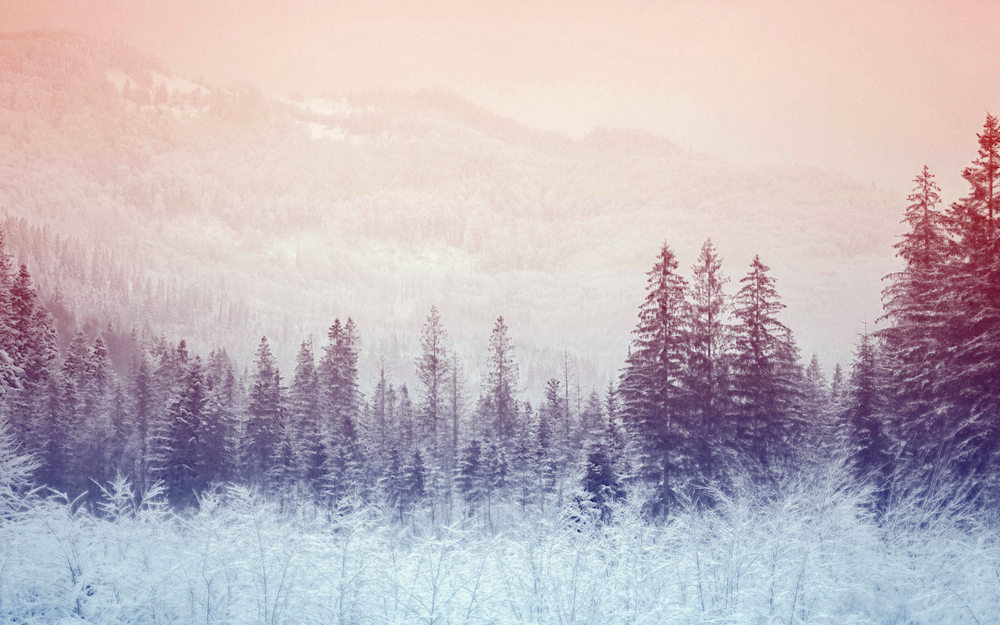
#> input picture Test_Image.png, 1000 x 625 px
$ python K_Means_Clustering.py
#> lines starting #> are read from the running program, lines starting #| are printed output that depends on the picture
#> in main, Input_Image is the input picture: shape (625, 1000, 3); mean B, G, R 188.7, 182.5, 193.5
# This Program is Written by Abubakr Shafique (abubakr.shafique@gmail.com)
import numpy as np
import cv2 as cv

def K_Means(Image, K):

#> called with K = 8
    if(len(Image.shape)<3):
      Z = Image.reshape((-1,1))
    elif len(Image.shape)==3:
      Z = Image.reshape((-1,3))


    # convert to np.float32
    Z = np.float32(Z)

    # define criteria, number of clusters(K) and apply kmeans()
    criteria = (cv.TERM_CRITERIA_EPS + cv.TERM_CRITERIA_MAX_ITER, 10, 1.0)
    ret,label,center = cv.kmeans(Z, K, None, criteria, 10, cv.KMEANS_RANDOM_CENTERS)
#> ret = 219956751.1; center = [[212.8, 198.2, 181], [210, 219.3, 235.6], [187.8, 195, 224.7], [229, 221.7, 203.6], [125.8, 86.85, 98.45], [146.4, 121.1, 137.2], [89.77, 57.94, 104.4], [178.4, 160.3, 162.7]]

    # Now convert back into uint8, and make original image
    center = np.uint8(center)
#> center = [[212, 198, 180], [209, 219, 235], [187, 195, 224], [229, 221, 203], [125, 86, 98], [146, 121, 137], [89, 57, 104], [178, 160, 162]]
    res = center[label.flatten()]
    Clustered_Image = res.reshape((Image.shape))
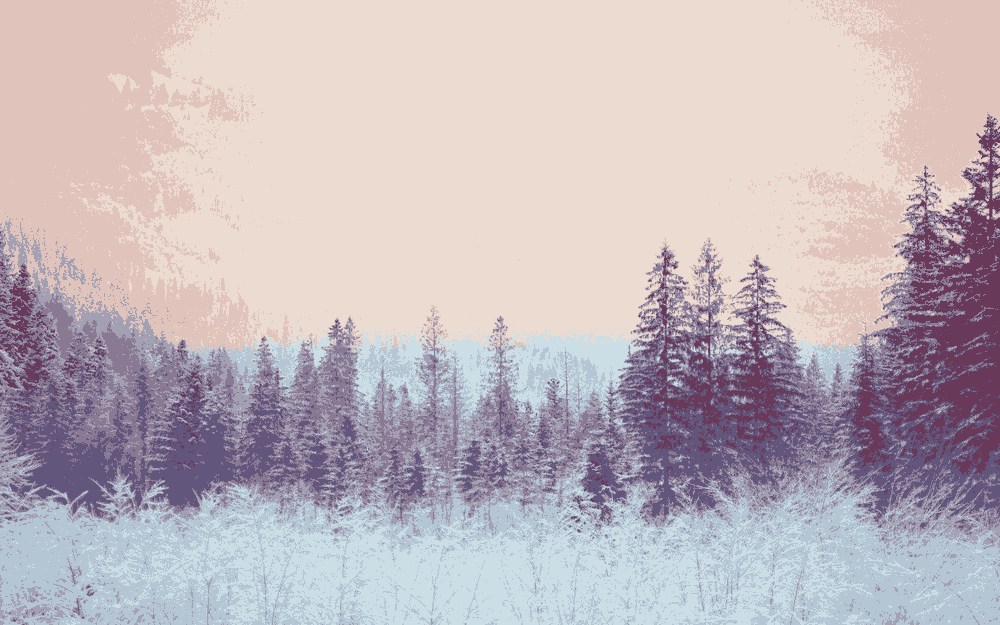
#> Clustered_Image: shape (625, 1000, 3); mean B, G, R 188, 182.1, 192.8

    return Clustered_Image

def main():
    Input_Image = cv.imread("Test_Image.png")
    Clusters = 8
    Clustered_Image = K_Means(Input_Image, Clusters)

    cv.imwrite("Cluster_Image.png", Clustered_Image)
    input("Please Enter to Continue...")

if __name__ == '__main__':
	main()
